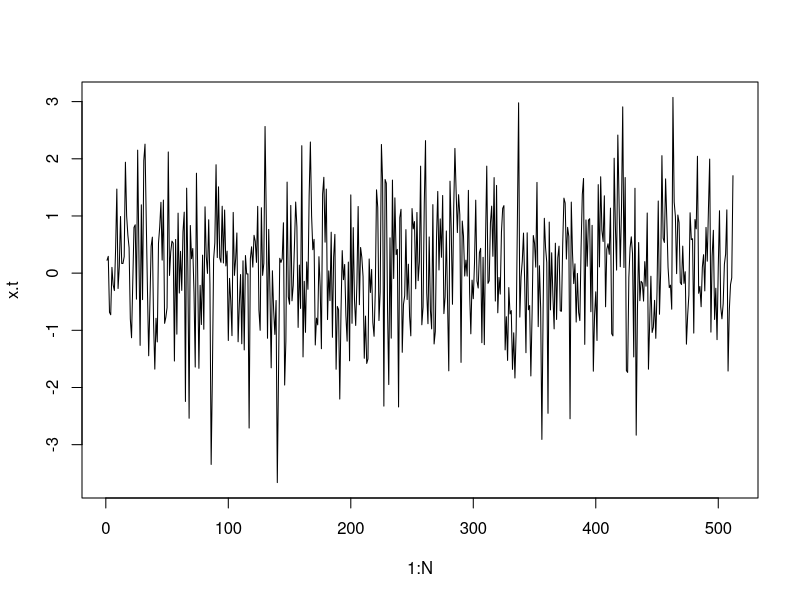
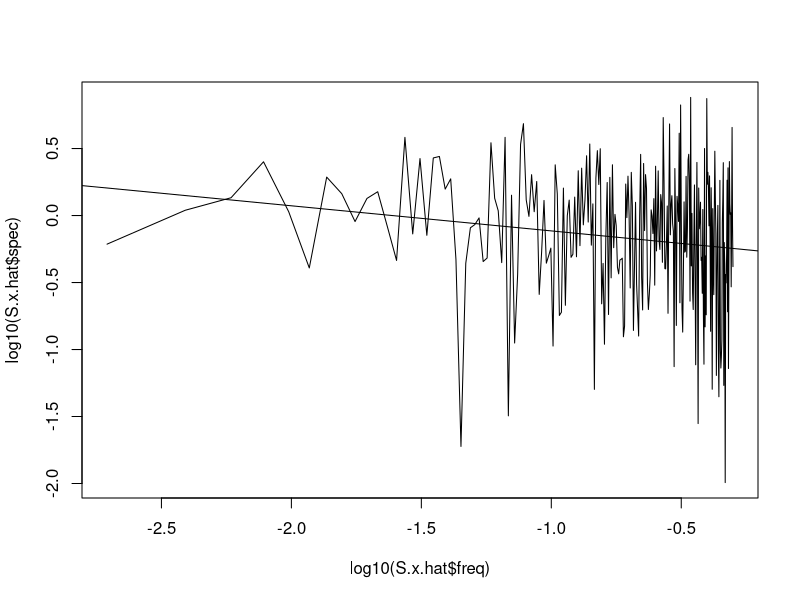
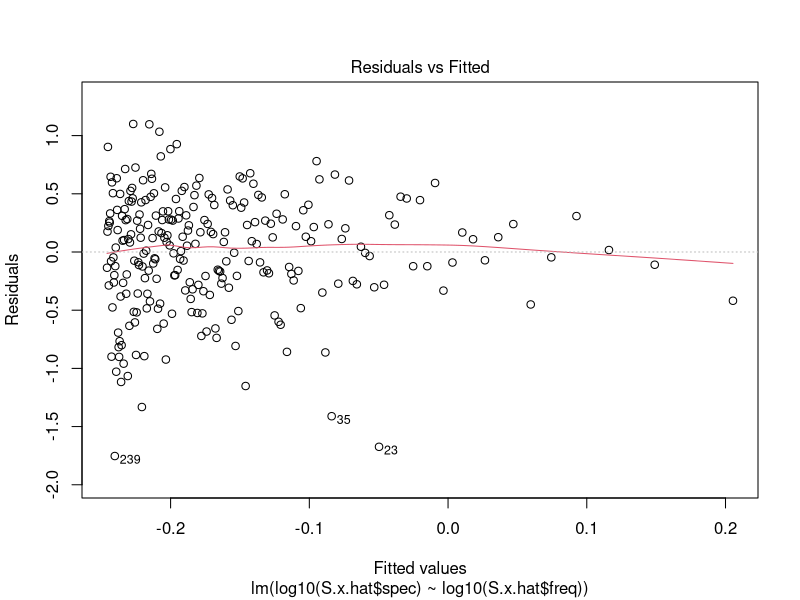
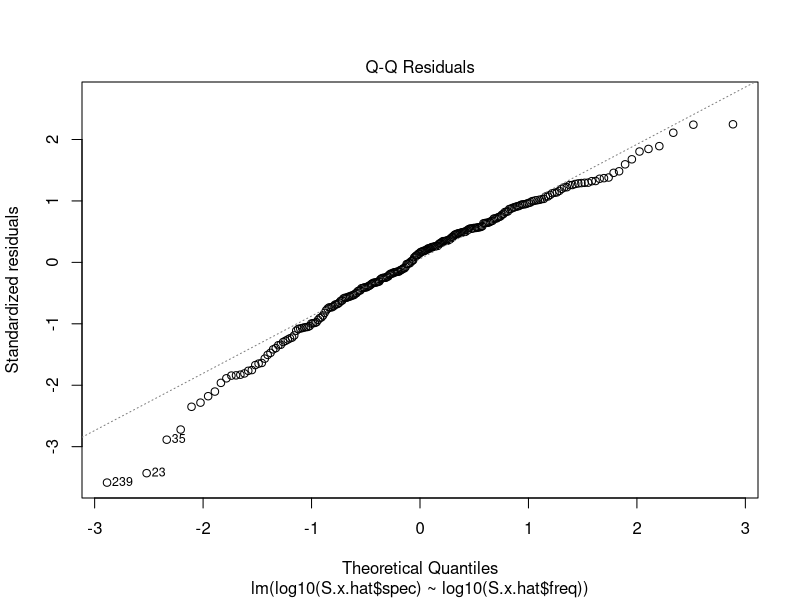
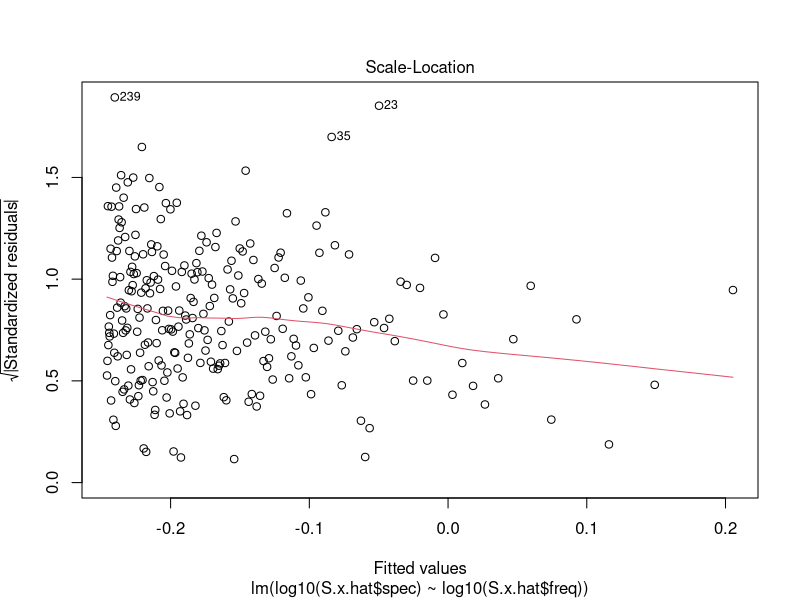
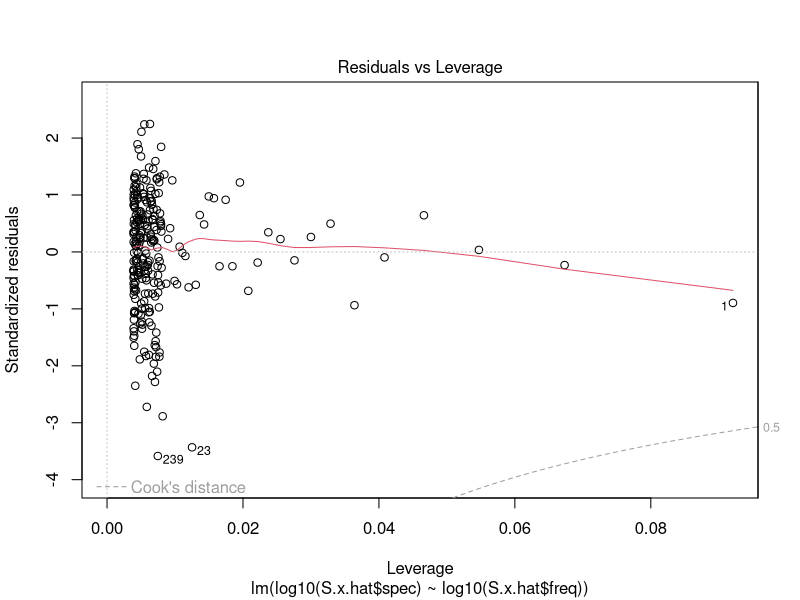

Here is the R script that generated these plots, in order: (Note: this script raises an error after producing the figures.)
######### Spectral Analysis for "Clock" Data ########

##### Libraries #####
library(tidyverse)


#We follow the steps for multitaper analysis outlined in "Clock Statistics Tutorial"

########### Steps for Spectral Analysis of Clock Data ###########
### 1. Estimate Spectrum                                      ###
###     (Functions can be found in multitaperClockAnalysis.R) ###
### 2. Fit a linear(?) regression to the estimated spectrum   ###
### 3. Look at the slope of the regression                    ###
#################################################################

#### Periodogram Example ####

#generate data
N = 512
x.t <- arima.sim(n = N, list(order = c(0,1,0))) #random walk
x.t <- rnorm(N) #white noise


plot(1:N, x.t, type = "l")

#periodogram spectral estimate
S.x.hat <- spec.pgram(x.t, plot = FALSE)

plot(log10(S.x.hat$freq),log10(S.x.hat$spec), type = "l")

#linear regresssion

ln.reg <- lm(log10(S.x.hat$spec) ~ log10(S.x.hat$freq))
ln.reg
summary(ln.reg)

abline(a = ln.reg$coefficients[1], b = ln.reg$coefficients[2])

plot(ln.reg)


#Random Walk (ARFIMA(0,1,0))
f <- seq(-0.5,0.5, by = 0.01)
plot(f,abs(1-exp(-j*2*pi*f))^2, type = "l")
lines(f, abs(2*sin(pi*f))^2, col = "blue")

spec.RW <- function(f,sigma.e = 1){
  return(sigma.e/abs(2*sin(pi*f))^2)
}

lines(log10(f),log10(spec.RW(f)), col = "blue")
par(mfrow = c(2,1))


#White Noise
spec.WN <- function(sigma.e = 1,N){
  return(rep(sigma.e,times = N))
}
lines(log10(f), log10(spec.WN(1,N = length(f))), col = "blue")



